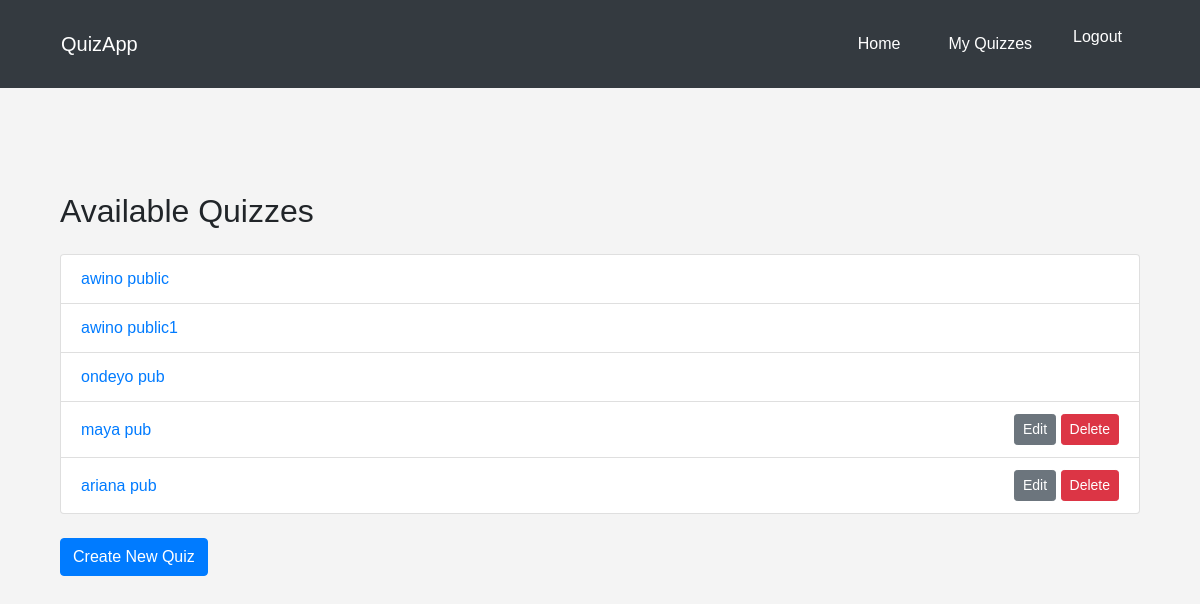
The page /quizzes/ (signed in) on the database as committed earlier.
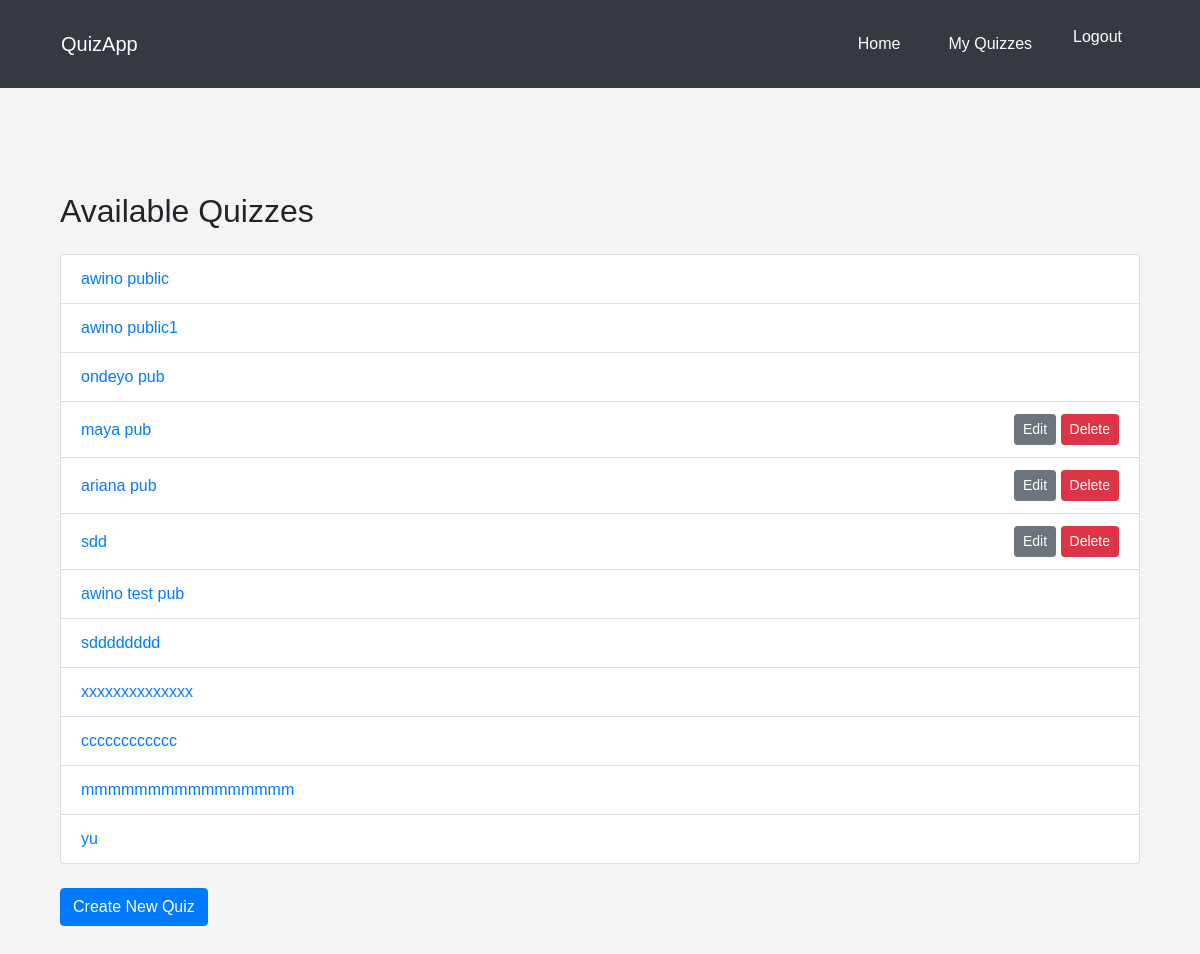
The same page on the database as committed later.
### quizzes/models.py (models this page shows, shortened)
class Quiz(models.Model):
    title = models.CharField(max_length=255)
    description = models.TextField()
    created_by = models.ForeignKey(User, on_delete=models.CASCADE)
    created_at = models.DateTimeField(auto_now_add=True)
    is_public = models.BooleanField(default=False)
    share_link = models.URLField(blank=True, null=True)

### quizzes/views.py (the view)
# urls.py: path('', quiz_list, name='quiz_list'),
@login_required
def quiz_list(request):
    quizzes = Quiz.objects.filter(created_by=request.user) | Quiz.objects.filter(is_public=True)
    return render(request, 'quizzes/quiz_list.html', {'quizzes': quizzes})

### templates/quizzes/quiz_list.html
{% extends 'base.html' %}
{% block content %}
<div class="container mt-5">
    <h2 class="my-4">Available Quizzes</h2>
    <ul class="list-group">
        {% for quiz in quizzes %}
        <li class="list-group-item d-flex justify-content-between align-items-center">
            <a href="{% url 'quiz_detail' quiz.id %}">{{ quiz.title }}</a>
            <span>
                {% if quiz.created_by == user %}
                <a href="{% url 'edit_quiz' quiz.id %}" class="btn btn-secondary btn-sm">Edit</a>
                <a href="{% url 'delete_quiz' quiz.id %}" class="btn btn-danger btn-sm">Delete</a>
                {% endif %}
            </span>
        </li>
        {% endfor %}
    </ul>
    <a href="{% url 'create_quiz' %}" class="btn btn-primary mt-4">Create New Quiz</a>
</div>
{% endblock %}

Rows that differ between the two databases and show on the page:
added Quiz: title "sdd", shows "Edit"
added Quiz: title "awino test pub"
added Quiz: title "sdddddddd"
added Quiz: title "xxxxxxxxxxxxxx"
added Quiz: title "cccccccccccc"
added Quiz: title "mmmmmmmmmmmmmmmm"
added Quiz: title "yu"
